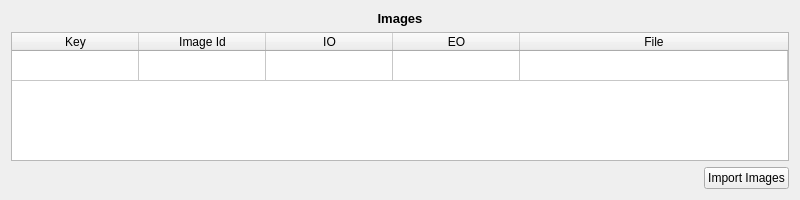
<?xml version="1.0" encoding="UTF-8"?>
<ui version="4.0">
 <class>ImagesView</class>
 <widget class="QWidget" name="ImagesView">
  <property name="geometry">
   <rect>
    <x>0</x>
    <y>0</y>
    <width>800</width>
    <height>200</height>
   </rect>
  </property>
  <property name="sizePolicy">
   <sizepolicy hsizetype="Expanding" vsizetype="Maximum">
    <horstretch>0</horstretch>
    <verstretch>0</verstretch>
   </sizepolicy>
  </property>
  <property name="windowTitle">
   <string>Form</string>
  </property>
  <layout class="QVBoxLayout" name="verticalLayout">
   <item>
    <widget class="QLabel" name="label">
     <property name="text">
      <string>&lt;!DOCTYPE HTML PUBLIC &quot;-//W3C//DTD HTML 4.0//EN&quot; &quot;http://www.w3.org/TR/REC-html40/strict.dtd&quot;&gt;
&lt;html&gt;&lt;head&gt;&lt;meta name=&quot;qrichtext&quot; content=&quot;1&quot; /&gt;&lt;style type=&quot;text/css&quot;&gt;
p, li { white-space: pre-wrap; }
&lt;/style&gt;&lt;/head&gt;&lt;body style=&quot; font-family:'Sans'; font-size:10pt; font-weight:400; font-style:normal;&quot;&gt;
&lt;p style=&quot; margin-top:0px; margin-bottom:0px; margin-left:0px; margin-right:0px; -qt-block-indent:0; text-indent:0px;&quot;&gt;&lt;span style=&quot; font-weight:600;&quot;&gt;Images&lt;/span&gt;&lt;/p&gt;&lt;/body&gt;&lt;/html&gt;</string>
     </property>
     <property name="alignment">
      <set>Qt::AlignCenter</set>
     </property>
    </widget>
   </item>
   <item>
    <widget class="QTableWidget" name="imagesTable">
     <property name="enabled">
      <bool>true</bool>
     </property>
     <property name="minimumSize">
      <size>
       <width>256</width>
       <height>0</height>
      </size>
     </property>
     <property name="layoutDirection">
      <enum>Qt::LeftToRight</enum>
     </property>
     <property name="verticalScrollBarPolicy">
      <enum>Qt::ScrollBarAlwaysOff</enum>
     </property>
     <property name="editTriggers">
      <set>QAbstractItemView::NoEditTriggers</set>
     </property>
     <property name="showDropIndicator" stdset="0">
      <bool>false</bool>
     </property>
     <property name="dragDropOverwriteMode">
      <bool>false</bool>
     </property>
     <property name="showGrid">
      <bool>true</bool>
     </property>
     <property name="wordWrap">
      <bool>true</bool>
     </property>
     <property name="rowCount">
      <number>1</number>
     </property>
     <property name="columnCount">
      <number>5</number>
     </property>
     <attribute name="horizontalHeaderVisible">
      <bool>true</bool>
     </attribute>
     <attribute name="horizontalHeaderMinimumSectionSize">
      <number>27</number>
     </attribute>
     <attribute name="horizontalHeaderDefaultSectionSize">
      <number>127</number>
     </attribute>
     <attribute name="horizontalHeaderStretchLastSection">
      <bool>true</bool>
     </attribute>
     <attribute name="verticalHeaderVisible">
      <bool>false</bool>
     </attribute>
     <row/>
     <column>
      <property name="text">
       <string>Key</string>
      </property>
     </column>
     <column>
      <property name="text">
       <string>Image Id</string>
      </property>
     </column>
     <column>
      <property name="text">
       <string>IO</string>
      </property>
      <property name="textAlignment">
       <set>AlignCenter</set>
      </property>
     </column>
     <column>
      <property name="text">
       <string>EO</string>
      </property>
     </column>
     <column>
      <property name="text">
       <string>File</string>
      </property>
     </column>
     <item row="0" column="1">
      <property name="text">
       <string/>
      </property>
     </item>
     <item row="0" column="2">
      <property name="text">
       <string/>
      </property>
      <property name="textAlignment">
       <set>AlignJustify|AlignVCenter</set>
      </property>
     </item>
    </widget>
   </item>
   <item>
    <layout class="QHBoxLayout" name="horizontalLayout">
     <item>
      <spacer name="horizontalSpacer">
       <property name="orientation">
        <enum>Qt::Horizontal</enum>
       </property>
       <property name="sizeHint" stdset="0">
        <size>
         <width>40</width>
         <height>20</height>
        </size>
       </property>
      </spacer>
     </item>
     <item>
      <widget class="QPushButton" name="importButton">
       <property name="text">
        <string>Import Images</string>
       </property>
      </widget>
     </item>
    </layout>
   </item>
  </layout>
 </widget>
 <resources/>
 <connections/>
</ui>
